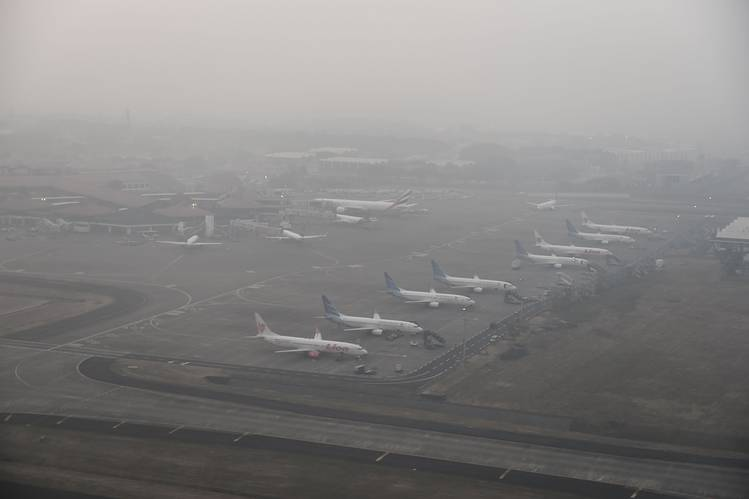
#> input picture images/a.jpg, 749 x 499 px
$ python main.py images/a.jpg 100   (older library calls are emulated)
#> lines starting #> are read from the running program, lines starting #| are printed output that depends on the picture
### haze_removal.py
import heapq as hp
import numpy as np
import cv2


def get_dark_channel (img_in, patch_size=15):

    rows, cols, channels = np.shape(img_in)

    img_min = np.empty(shape=[rows,cols])

    #Minimum value among the channels
    for i in range (0, rows):
        for j in range (0, cols):
            img_min[i,j] = min([img_in[i,j,0], img_in[i,j,1], img_in[i,j,2]])

    #Minimum filter
    strel = cv2.getStructuringElement(cv2.MORPH_RECT, (patch_size,patch_size))
    img_dark = cv2.erode(img_min,strel)

    return img_dark

def get_atmospheric_light (rgb_img_in, dark_img_in):
    rows, cols = np.shape(dark_img_in)
    pixels_amount = int(0.001*3*rows*cols)

    heap = []

    for i in range (0, rows):
        for j in range (0, cols):
            hp.heappush(heap,(dark_img_in[i,j],i,j))

            if len(heap) > pixels_amount:
                hp.heappop(heap)

    max_intensity = [0,0,0]
    for i in range (0,len(heap)):
        _,x,y = heap[i]

        intensity = int(rgb_img_in[x,y,0]) + int(rgb_img_in[x,y,1]) + int(rgb_img_in[x,y,2])
        if max_intensity[0] < intensity:
            max_intensity = [intensity,x,y]

    _,x,y = max_intensity

    return rgb_img_in[x,y]


def get_transmission_map (hazy_img, atmospheric_light, w=0.95, patch_size=15):

    normalized_hazy_img = hazy_img.astype(np.float32)/atmospheric_light.astype(np.float32)
    transmission_map = 1 - w*get_dark_channel(normalized_hazy_img,patch_size)
    return transmission_map


def float_image_to_uint (im):
    dims = im.shape

    if len(dims) == 2:
        x,y = dims
        for i in range (0,x):
            for j in range (0,y):
                if im[i, j] > 254.5:
                    im[i, j] = 255
                elif im[i, j] < 0.5:
                    im[i, j] = 0

    else:
        x,y,ch = dims
        for i in range (0,x):
            for j in range (0,y):
                for c in range (0,ch):
                    if im[i,j,c] > 254.5:
                        im[i,j,c] = 255
                    elif im[i,j,c] < 0.5:
                         im[i,j,c] = 0

    return im.astype(np.uint8)


def get_scene_radiance(hazy_img, atmospheric_light, transmission_map, t0=0.1):
    x,y,ch = np.shape(hazy_img)

    radiance = np.copy(hazy_img).astype(np.float64)

    for i in range (0,x):
        for j in range (0,y):
            for c in range (0,ch):
                t = max(transmission_map[i,j],t0)
                radiance[i,j,c] = atmospheric_light[c] + (hazy_img[i,j,c].astype(np.float64) - atmospheric_light[c])/t

    return  float_image_to_uint(radiance)

def get_depth_map (hazy_img, transmission_map, beta=3):
    depth = np.log(transmission_map)/-beta
    depth = depth*255

    return float_image_to_uint(depth)

### fast_guided_filter.py
import cv2
import numpy as np


def fast_guided_filter(I, p, r, upsampling_ratio, epsilon):
    mean_I = cv2.boxFilter(I, cv2.CV_64F, (r, r))
    mean_p = cv2.boxFilter(p, cv2.CV_64F, (r, r))

    corr_I = cv2.boxFilter(I*I, cv2.CV_64F, (r, r))
    corr_Ip = cv2.boxFilter(I * p, cv2.CV_64F, (r, r))

    var_I = corr_I - mean_I*mean_I
    cov_Ip = corr_Ip - mean_I*mean_p

    a = cov_Ip/(var_I + epsilon)
    b = mean_p - a*mean_I

    mean_a = cv2.boxFilter(a, cv2.CV_64F, (r, r))
    mean_b = cv2.boxFilter(b, cv2.CV_64F, (r, r))

    return mean_a, mean_b


def fast_matting (hazy_img, transmission_map, subsampling_ratio=4, r=20, epsilon=0.001):

    subsampling_ratio = 1.0/subsampling_ratio
    gray = cv2.cvtColor(hazy_img,cv2.COLOR_BGR2GRAY)

    I = cv2.resize(gray, dsize=(0,0), fx=subsampling_ratio, fy=subsampling_ratio)
    p = cv2.resize(transmission_map, dsize=(0,0), fx=subsampling_ratio, fy=subsampling_ratio)
    r = int(r*subsampling_ratio)

    mean_a, mean_b = fast_guided_filter(I/255.0, p, r, 1/subsampling_ratio, epsilon)

    x,y,_ = np.shape(hazy_img)
    mean_a_up = cv2.resize(mean_a,dsize=(y,x))
    mean_b_up = cv2.resize(mean_b,dsize=(y,x))

    q = mean_a_up*(gray/255.0) + mean_b_up

    return q

### main.py
import os

import argparse
from haze_removal import *
from fast_guided_filter import fast_matting
from soft_matting import *

parser = argparse.ArgumentParser(description='Display image depth map')
parser.add_argument('images_path', type=str)
parser.add_argument('patch_size', type=int)
args = parser.parse_args()

#image = args.images_path
#for image in os.listdir(args.images_path):


hazy_img = cv2.imread(args.images_path)
#> hazy_img is the input picture: shape (499, 749, 3); mean B, G, R 130.9, 131.6, 133.1
dark_channel = get_dark_channel(hazy_img, patch_size=args.patch_size).astype(np.uint8)
#> in get_dark_channel, `img_dark = cv2.erode(img_min,strel)`:
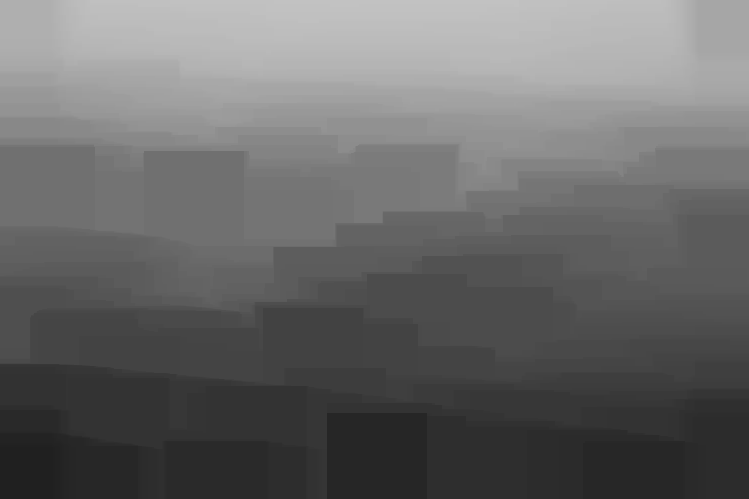
#> img_dark: shape (499, 749) float64; min 32, max 194, mean 104.3
atmospheric_light = get_atmospheric_light(hazy_img, dark_channel)
#> the loop in get_atmospheric_light, `for i in range (0,len(heap)):` made 1121 passes
#> (x, y, intensity, max_intensity) on passes 1, 4, 7, 18: (11, 448, 611, [611, 11, 448]), (11, 461, 614, [614, 11, 461]), (0, 447, 617, [617, 0, 447]), (0, 287, 620, [620, 0, 287])
#> (x, y, intensity) on passes 2, 3, 5, 6, 8, 9: (11, 451, 611), (11, 449, 611), (11, 452, 611), (11, 450, 611), (11, 462, 614), (11, 481, 611)
#> in get_atmospheric_light, `_,x,y = max_intensity`: y = 287
#> atmospheric_light = [203, 206, 211]

transmission_map_old = get_transmission_map(hazy_img, atmospheric_light,patch_size=args.patch_size)
transmission_map = fast_matting(hazy_img,transmission_map_old)
#> in fast_guided_filter, `corr_Ip = cv2.boxFilter(I * p, cv2.CV_64F, (r, r))`:
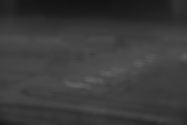
#> corr_Ip: shape (125, 187) float64; min 0.0756, max 0.38, mean 0.232
#> in fast_guided_filter, `var_I = corr_I - mean_I*mean_I`:
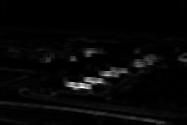
#> var_I: shape (125, 187) float64; min 5.91e-07, max 0.0186, mean 0.000521; drawn with min black and max white
#> in fast_guided_filter, `b = mean_p - a*mean_I`:
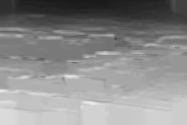
#> b: shape (125, 187) float64; min 0.0992, max 0.926, mean 0.548
#> in fast_guided_filter, `mean_a = cv2.boxFilter(a, cv2.CV_64F, (r, r))`:
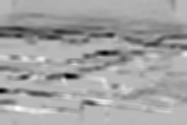
#> mean_a: shape (125, 187) float64; min -0.351, max 0.134, mean -0.0411; drawn with min black and max white

radiance = get_scene_radiance(hazy_img, atmospheric_light, transmission_map)
#> after the loop in get_scene_radiance, `for i in range (0,x):`:
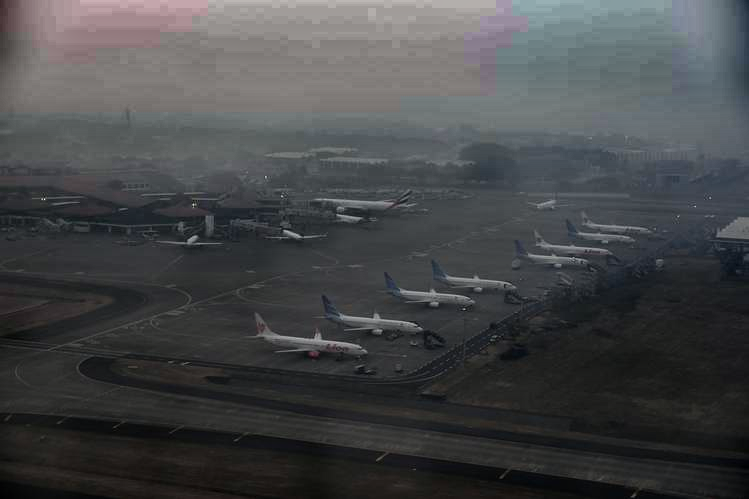
#> radiance: shape (499, 749, 3) float64; mean B, G, R 82.8, 81.1, 79.2; drawn with min black and max white
depth_map = get_depth_map(hazy_img,transmission_map,beta=np.e)
depth_map = cv2.applyColorMap(depth_map,cv2.COLORMAP_HOT)
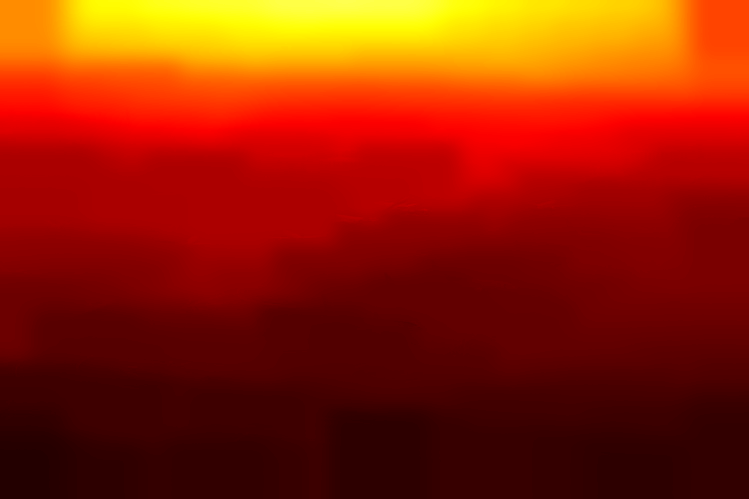
#> depth_map: shape (499, 749, 3); mean B, G, R 0.8, 32.4, 148.7

image = args.images_path.split('/')[1]

cv2.imwrite('dark_channel_' + image, dark_channel)
cv2.imwrite('transmission_map_' + image, float_image_to_uint(transmission_map_old*255.0))
cv2.imwrite('refined_transmission_map_' + image, float_image_to_uint(transmission_map*255.0))
cv2.imwrite('depth_map_' + image, depth_map)
cv2.imwrite('radiance_' + image,radiance)

# [7 lines of commented-out code are left out]

$ run again, on images/pavement.jpg
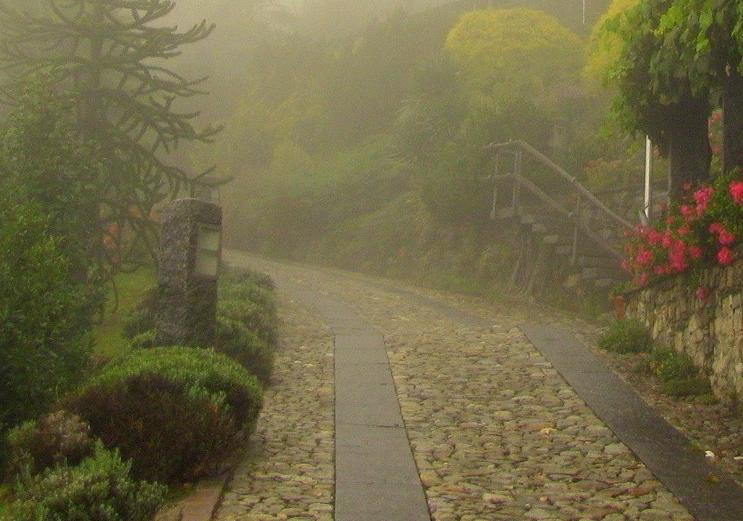
#> input picture images/pavement.jpg, 743 x 521 px
#> hazy_img is the input picture: shape (521, 743, 3); mean B, G, R 69.7, 104.7, 112.5
#> in get_dark_channel, `img_dark = cv2.erode(img_min,strel)`:
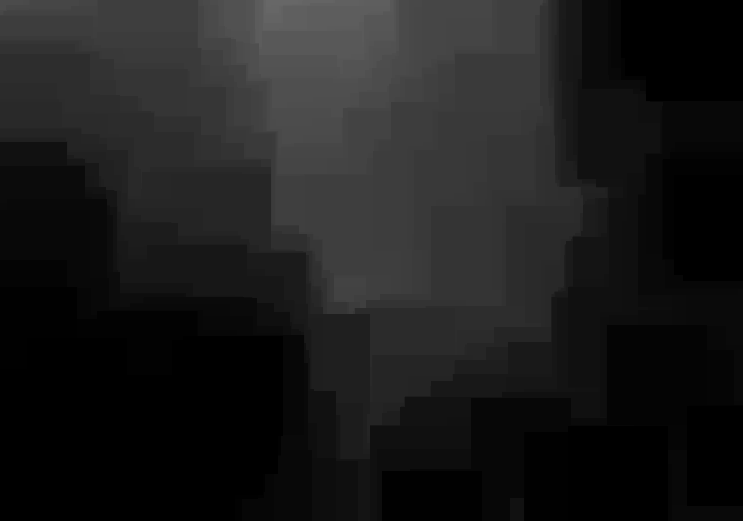
#> img_dark: shape (521, 743) float64; min 0, max 103, mean 27.5
#> the loop in get_atmospheric_light, `for i in range (0,len(heap)):` made 1161 passes
#> (x, y, intensity, max_intensity) on passes 1, 3, 9, 33, 66, 133, 193, 299: (24, 294, 468, [468, 24, 294]), (24, 296, 486, [486, 24, 296]), (25, 288, 487, [487, 25, 288]), (0, 263, 505, [505, 0, 263]), (10, 263, 514, [514, 10, 263]), (5, 295, 517, [517, 5, 295]), (5, 299, 532, [532, 5, 299]), (0, 298, 535, [535, 0, 298])
#> atmospheric_light = [155, 191, 201]
#> `depth_map = cv2.applyColorMap(depth_map,cv2.COLORMAP_HOT)`:
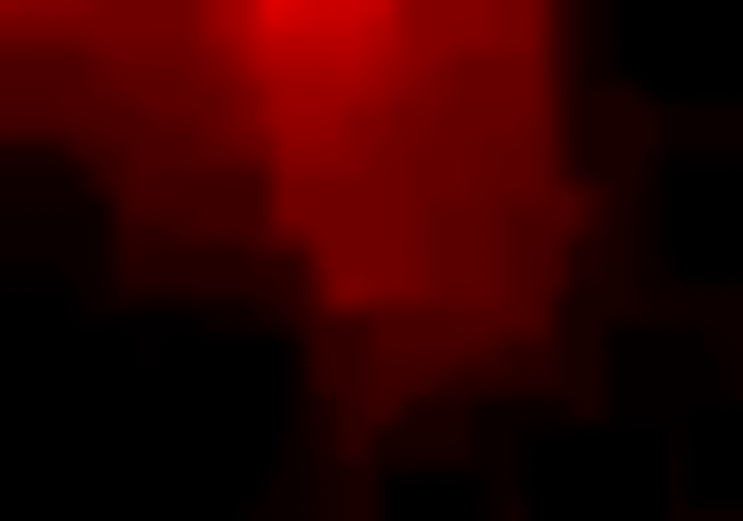
#> depth_map: shape (521, 743, 3); mean B, G, R 0, 0, 47.2

$ run again, on images/redTrain1.jpg
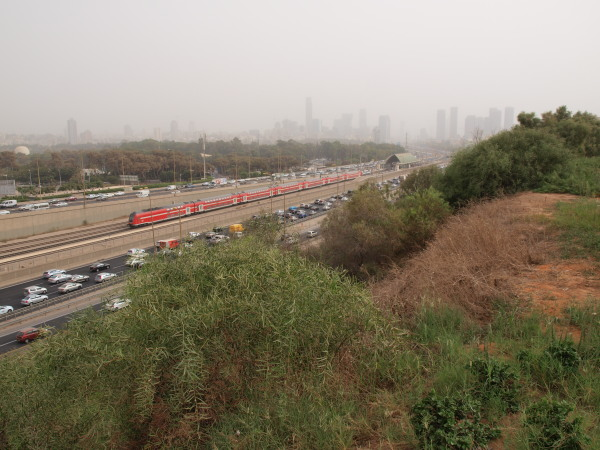
#> input picture images/redTrain1.jpg, 600 x 450 px
#> hazy_img is the input picture: shape (450, 600, 3); mean B, G, R 109, 127.4, 136
#> after the loop in get_dark_channel, `for i in range (0, rows):`:
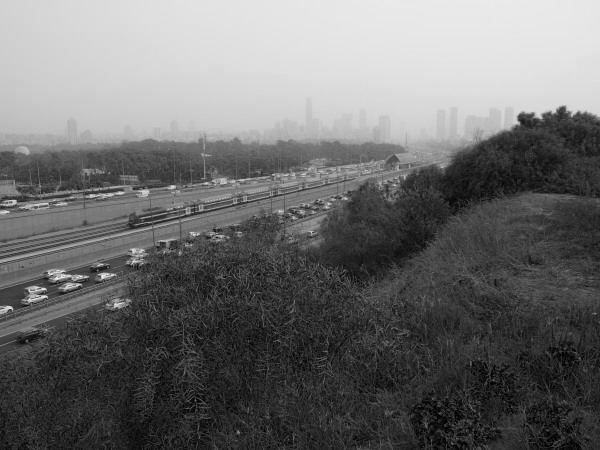
#> img_min: shape (450, 600) float64; min 0, max 249, mean 108.9
#> the loop in get_atmospheric_light, `for i in range (0,len(heap)):` made 810 passes
#> (x, y, intensity, max_intensity) on passes 1, 2, 488: (0, 428, 705, [705, 0, 428]), (0, 511, 708, [708, 0, 511]), (0, 487, 711, [711, 0, 487])
#> atmospheric_light = [235, 236, 240]
#> `depth_map = cv2.applyColorMap(depth_map,cv2.COLORMAP_HOT)`:
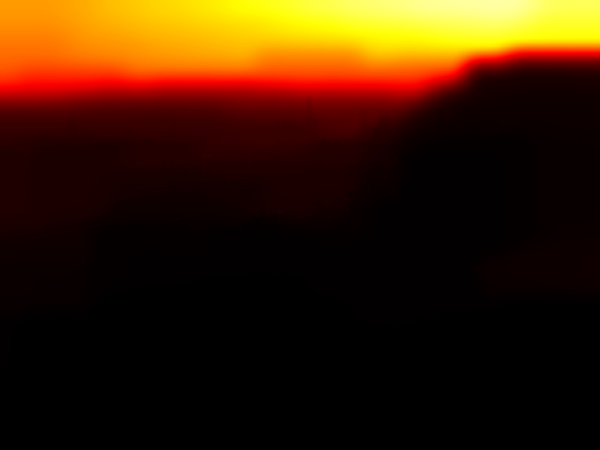
#> depth_map: shape (450, 600, 3); mean B, G, R 3.1, 29.4, 59.1
